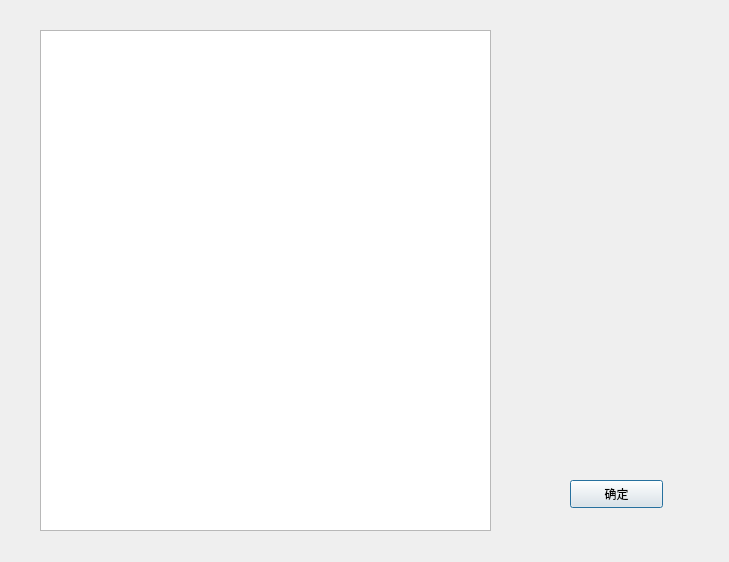
<?xml version="1.0" encoding="UTF-8"?>
<ui version="4.0">
 <class>passbyDlg</class>
 <widget class="QDialog" name="passbyDlg">
  <property name="geometry">
   <rect>
    <x>0</x>
    <y>0</y>
    <width>729</width>
    <height>562</height>
   </rect>
  </property>
  <property name="windowTitle">
   <string>Dialog</string>
  </property>
  <widget class="QTableWidget" name="passby_tb">
   <property name="geometry">
    <rect>
     <x>40</x>
     <y>30</y>
     <width>451</width>
     <height>501</height>
    </rect>
   </property>
  </widget>
  <widget class="QPushButton" name="pushButton">
   <property name="geometry">
    <rect>
     <x>570</x>
     <y>480</y>
     <width>93</width>
     <height>28</height>
    </rect>
   </property>
   <property name="text">
    <string>确定</string>
   </property>
  </widget>
 </widget>
 <resources/>
 <connections/>
</ui>
